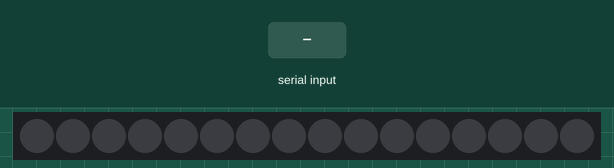
The sketch below on a simulated ATtiny85, built with avr-gcc and run on an emulated ATtiny85. Parts: 16 RGB LEDs in strip order, left to right. The inputs (shaded band) are chosen by the test bench. Dim RGB values are drawn brighter than linear.

Above: at 1.2 s.
1.3 s: "0" received over Serial
At 2.2 s:
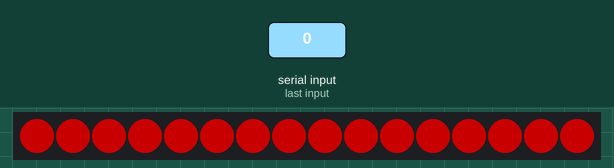
2.9 s: "1" received over Serial
At 3.5 s:
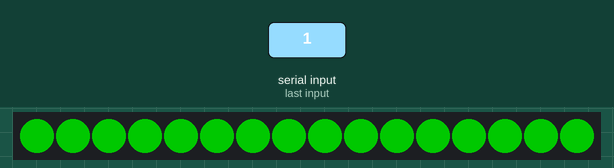
4.5 s: "2" received over Serial
At 5.9 s:
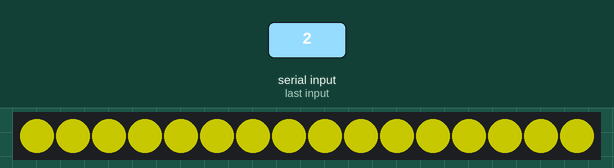
Timing chart, 0 to 7.5 s (numbered marks = the images above; inputs shaded):
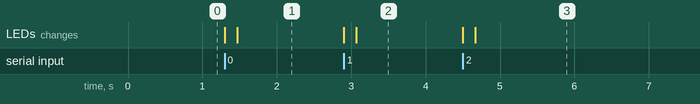

Measured:
- after the input at 1.3 s, the LEDs: first change at once (image 1 shows a later state)
- after the input at 2.9 s, the LEDs: first change at once (image 2 shows a later state)
- after the input at 4.5 s, the LEDs: first change at once (image 3 shows a later state)

The sketch:

Arduino_control.ino
```cpp
#include <Adafruit_NeoPixel.h>
#ifdef __AVR__
#include <avr/power.h>
#endif

#define fanPin 7
#define ledPin 2

#define NUMPIXELS 16
Adafruit_NeoPixel pixels(NUMPIXELS, ledPin, NEO_GRB + NEO_KHZ800);

#define DELAYVAL 10

void setup() {

  Serial.begin(9600);


#if defined(__AVR_ATtiny85__) && (F_CPU == 16000000)
  clock_prescale_set(clock_div_1);
#endif
  pixels.begin();


  Serial.flush();
  pinMode(fanPin, OUTPUT);
}

void loop() {

  while(Serial.available() > 0){
    char rp_return = Serial.read();

    // pm > 150 => RED
    if (rp_return == '0'){
      pixels.clear();

      for(int i=0; i<NUMPIXELS; i++) {
        pixels.setPixelColor(i, pixels.Color(100, 0, 0));
        pixels.show();
        delay(DELAYVAL);
      }

      digitalWrite(fanPin, HIGH);
    }

    // pm < 30 => GREEN
    else if(rp_return == '1'){
      pixels.clear();

      for(int i=0; i<NUMPIXELS; i++) {
        pixels.setPixelColor(i, pixels.Color(0, 100, 0));
        pixels.show();
        delay(DELAYVAL);
      }

      digitalWrite(fanPin, LOW);
    }

    // 30 < pm < 150 => YELLOW
    else if(rp_return == '2'){
      pixels.clear();

      for(int i=0; i<NUMPIXELS; i++) {
        pixels.setPixelColor(i, pixels.Color(100, 100, 0));
        pixels.show();
        delay(DELAYVAL);
      }

      digitalWrite(fanPin, HIGH);
    }

  }

}
```
